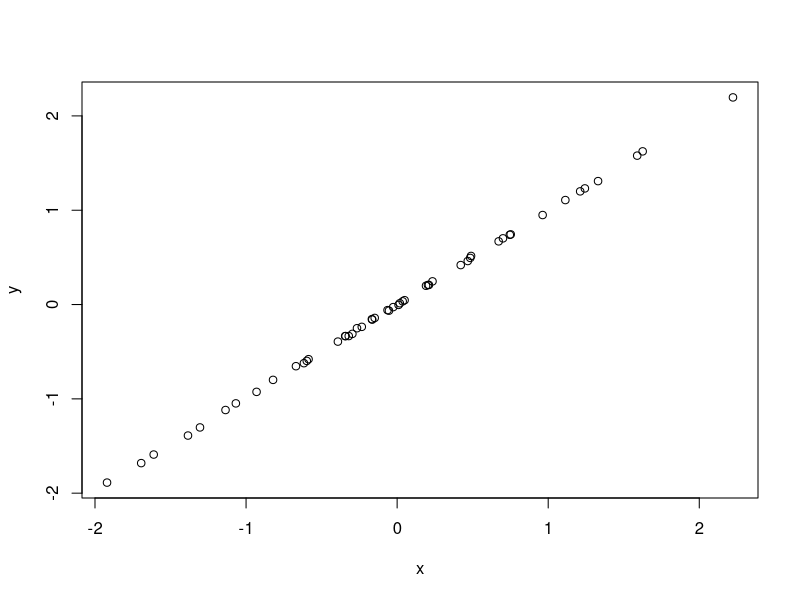
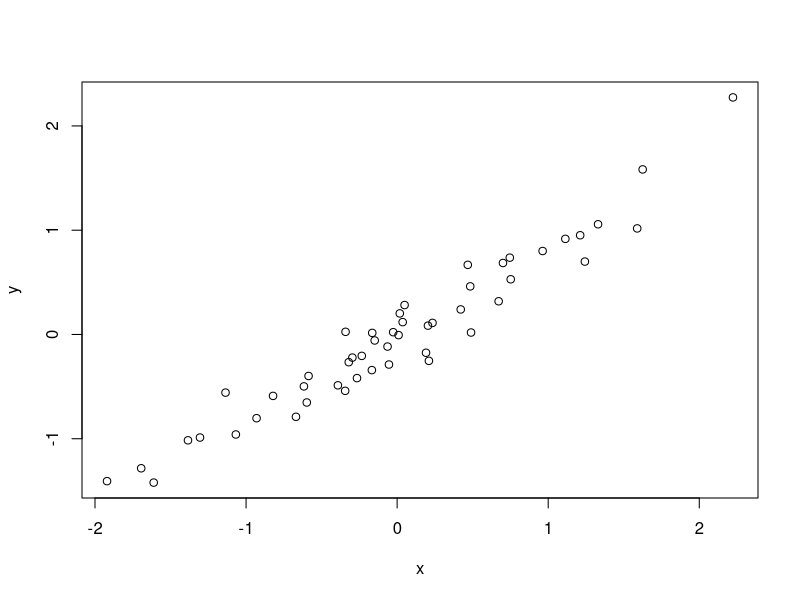
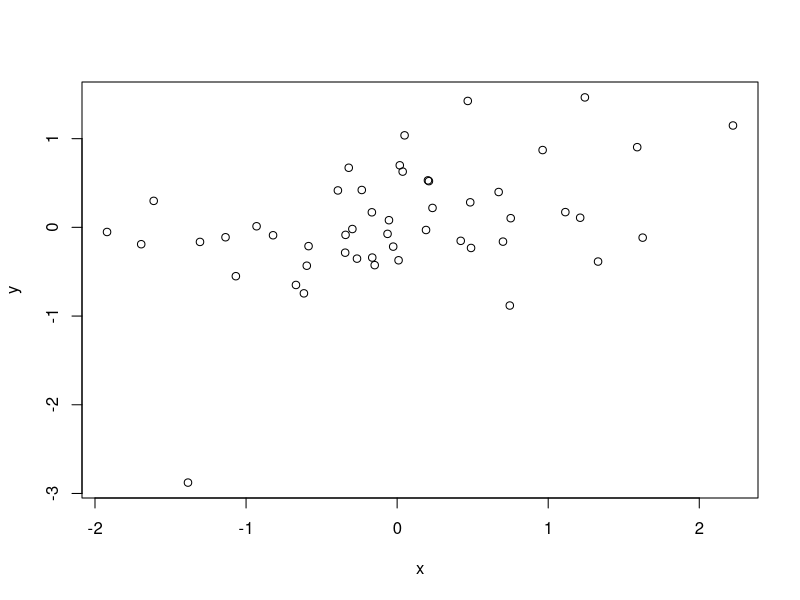
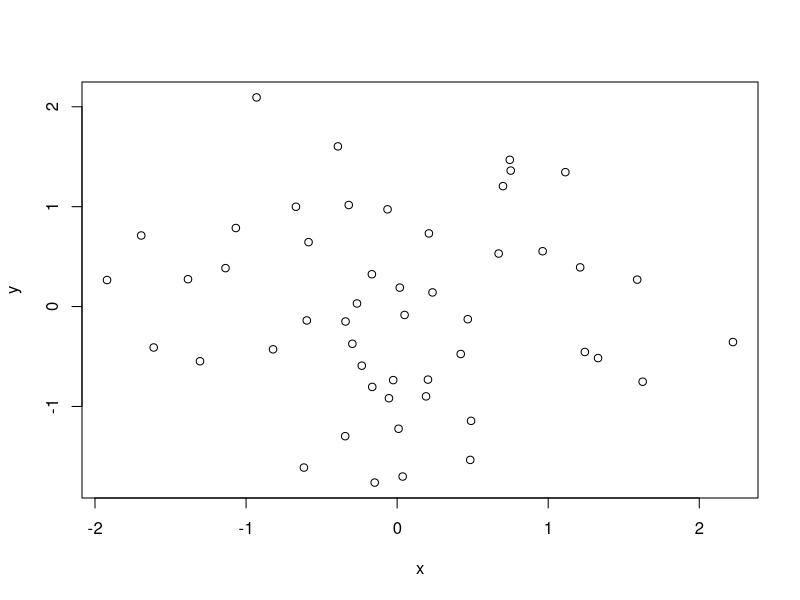
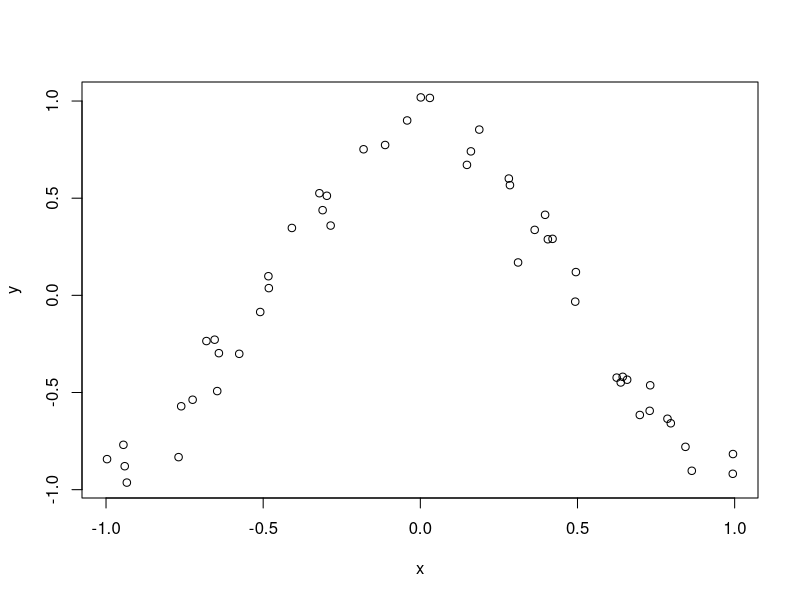
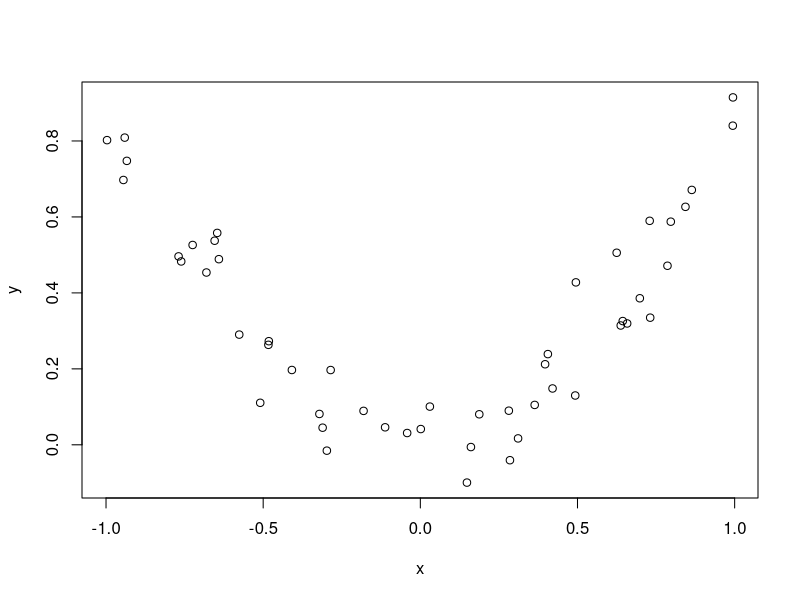
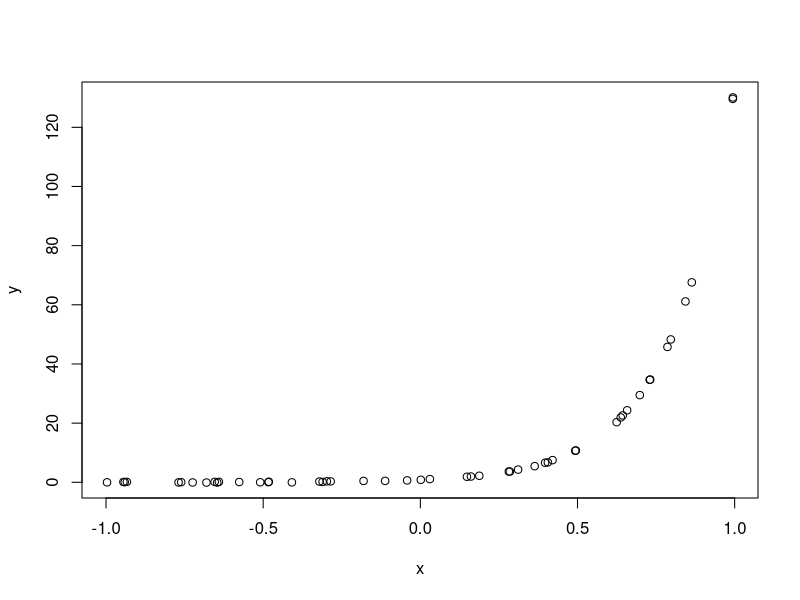
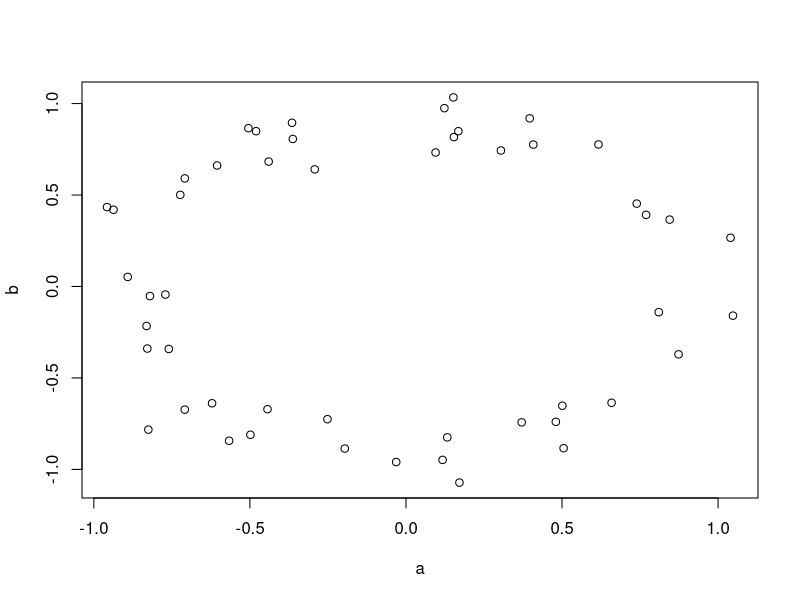

Source code (R) for these figures, in order:
# ================================================== #
# Canadian Bioinformatics Workshops Series           #
# Toronto, May 23 and 24 2013                        #
# Exploratory Analysis of Biological Data using R    #
#                                                    #
# Faculty: Boris Steipe <boris.steipe@utoronto.ca>   #
#                                                    #
# Contributions by:                                  #
#   Raphael Gottardo, FHCRC                          #
#   Sohrab Shah, UBC                                 #
#                                                    #
#                                                    #
# Module 3: Regression                               #
#                                                    #
# ================================================== #



# =============================================
# Scenario
# =============================================


# What does the correlation coefficient "mean"?

x<-rnorm(50) # 50 random deviates from a N(0,1)

# y values: a fraction is y<-x and a fraction is random
r <- 0.99; y <- (r * x) + ((1-r) * rnorm(50)); plot(x,y); cor(x,y)
r <- 0.8;  y <- (r * x) + ((1-r) * rnorm(50)); plot(x,y); cor(x,y)
r <- 0.4;  y <- (r * x) + ((1-r) * rnorm(50)); plot(x,y); cor(x,y)
r <- 0.01; y <- (r * x) + ((1-r) * rnorm(50)); plot(x,y); cor(x,y)

# What if the relation is not linear?
x<-runif(50,-1,1)
r <- 0.9
# periodic ...
y <- (r * cos(x*pi)) + ((1-r) * rnorm(50)); plot(x,y); cor(x,y)
# polynomial ...
y <- (r * x*x) + ((1-r) * rnorm(50)); plot(x,y); cor(x,y)
# exponential
y <- (r * exp(5*x)) + ((1-r) * rnorm(50)); plot(x,y); cor(x,y)

# circular ...
a <- (r * cos(x*pi)) + ((1-r) * rnorm(50))
b <- (r * sin(x*pi)) + ((1-r) * rnorm(50))
plot(a,b); cor(a,b)

# =============================================
# Synthetic data: linear model
# =============================================

# This synthetic sample generates observations that
# could come from measuring height and weight of 
# a human cohort.

# We generate random heights in an interval, then
# calculate hypothetical weights according to a simple
# linear equation. Finally we add "errors" to the
# weights.

synthHWsamples <- function(n) {
	set.seed(83)
	# parameters for a height vs. weight plot 
	hmin <- 1.5
	hmax <- 2.3
	M <- matrix(nrow=n,ncol=2)
	# generate a column of numbers in the interval
	M[,1] <- runif(n, hmin, hmax)
	# generate a column of numbers with a linear model
	M[,2] <- 40 * M[,1] + 1
	# add some errors
	M[,2] <- M[,2] + rnorm(n, 0, 15)
	return(M)
}

HW<-synthHWsamples(50) # generate 50 proband's heights and weights
plot(HW, xlab="Height (cm)", ylab="Weight (kg)") # plot with labels
cov(HW[,1], HW[,2]) # calculate covariance
cor(HW[,1], HW[,2]) # calculate correlation

# apply a linear model and estimate parameters
# Remember: the true parameters were weight = 40 * height + 1
lm(HW[,2] ~ HW[,1])

# is the estimate any good?

# plot a regression line 
# (using a color specified as an rgb triplet)
abline(lm(HW[,2] ~ HW[,1]), col=rgb(192/255, 80/255, 77/255), lwd=3)

# calculate residuals
res <- resid(lm(HW[,2] ~ HW[,1]))

# calculate idealized values
fit <- fitted(lm(HW[,2] ~ HW[,1]))

# plot differences
segments(HW[,1], HW[,2], HW[,1], fit, col=2)

# plot and analyze residuals
plot(fit, res)
cor(fit, res)

# Calculate and plot prediction and confidence limits.
# PREDICTION limits give boundaries on future observations.
# CONFIDENCE limits give boundaries on adequate models.
pp<-predict(lm(HW[,2] ~ HW[,1]), int="p")
pc<-predict(lm(HW[,2] ~ HW[,1]), int="c")
head(pc)

# Now plot pp and pc limits
# first sort on x
o <- order(HW[,1]) # o is an index vector, sorted on x-values
HW2 <- HW[o,]

# second, recompute pp, pc in sorted order
pc<-predict(lm(HW2[,2] ~ HW2[,1]), int="c")
pp<-predict(lm(HW2[,2] ~ HW2[,1]), int="p")

# Then plot
plot(HW2, xlab="Height (cm)", ylab="Weight (kg)", ylim=range(HW2[,2], pp))
matlines(HW2[,1], pc, lty=c(1,2,2), col="black")
matlines(HW2[,1], pp, lty=c(1,3,3), col="red")

# =============================================
# Non linear least-squares fit
# =============================================

# Here is an example for a non-linear least-squares fit
# to a set of observations, using a formula that we 
# define ourselves.

# We simulate the risk of contracting a disease at
# a certain age according to a logistic function
# centred on 50 years and spread in onset approximately
# between 0 and 100 years.

# =============================================
# Synthetic data: arbitrary model
# =============================================

# We employ a strategy that can be used to generate samples
# for any arbitrary target distribution. To achieve this
# we generate a random, uniformly distributed variate x
# in an interval in which we are interested. For each
# variate, we calculate the corresponding function value f(x). Then
# we "roll dice" whether to accept or reject the first variate:
# We generate a second uniform variate z in the range of the
# target function in our interval. If f(x) is smaller than z, we 
# accept x as a sample in our distribution.

# Consider this code:

ageOfOnset <- function (n) {
	X <- c()
	i <- 1
	while (i < n) {
		age<-floor(runif(1,1,100))
		s<-runif(1)	# sample uniform between 0 and 1
						# i.e. in the range of the function 
		if (s < 1-(1/(1+exp(0.1*(age-50))))) {
			# if s is smaller than the function value ...
			X <- append(X, age) # ... add this age to the vector 
			i<-i+1 # ... and increment i.
		}
		# Else, try again until n successful attempts.
	}
	return(X)
}

x <- 1-(1/(1+exp(0.1*(-50:50))))
plot(x, type="l", col="red", lwd="2")

ages <- ageOfOnset(10000)
head(ages, 20)
plot(tabulate(ages))

# How can we recover the parameters 0.1 and 50 ...
#   1-(1/(1+exp(0.1*(age-50)))))
#               ^^^      ^^
# ... from the dataset?
# Non-linear least-squares fit of a self-defined function!
fz <- function(t, S, tm, B) { S*(1-(1/(1+exp(B*(t-tm))))) }
# here:
#   t is the time
#   S is a scaling factor
#   tm is the mean age of onset
#   B is the risk

# Try some "reasonable" starting parameters, otherwise the
# curve-fit might not converge.

 curve(fz(x, S=180, tm=48, B=0.2), add=TRUE, col="peachpuff", lwd=3)

# now use nls() to fit the formula against our data
count <- tabulate(ages)
age <- c(1:99)
nlsLogistic <- nls(count ~ fz(age, S, med, B), start=c(S=120, med=30, B=0.9))

nlsLogistic

summary(nlsLogistic)
coef(nlsLogistic)

p <- coef(nlsLogistic)

# plot the curve with the fitted parameters
curve(fz(x, S=p[1], tm=p[2], B=p[3]), add=TRUE, col="blue", lwd=3, lty=2)

# Let us explore the set of curves that are compatible with the solution.
# For this, we calculate a number of curves with randomly modified parameters
# and plot them with semitransparent lines.

sdev <- confint(nlsLogistic)
sdev

# calculate the mean standard deviation for all three parameters
a <- p - sdev[,1] 
b <- sdev[,2] - p
a; b
sdev <- (a+b)/2

plot(tabulate(ages))
for (i in 1:250) {
	rS <- rnorm(1, mean=p[1], sd=sdev[1])
	rT <- rnorm(1, mean=p[2], sd=sdev[2])
	rB <- rnorm(1, mean=p[3], sd=sdev[3])
	curve(fz(x, S=rS, tm=rT, B=rB), add=TRUE, col="#2233AA01", lwd=10)
}


# [End]




